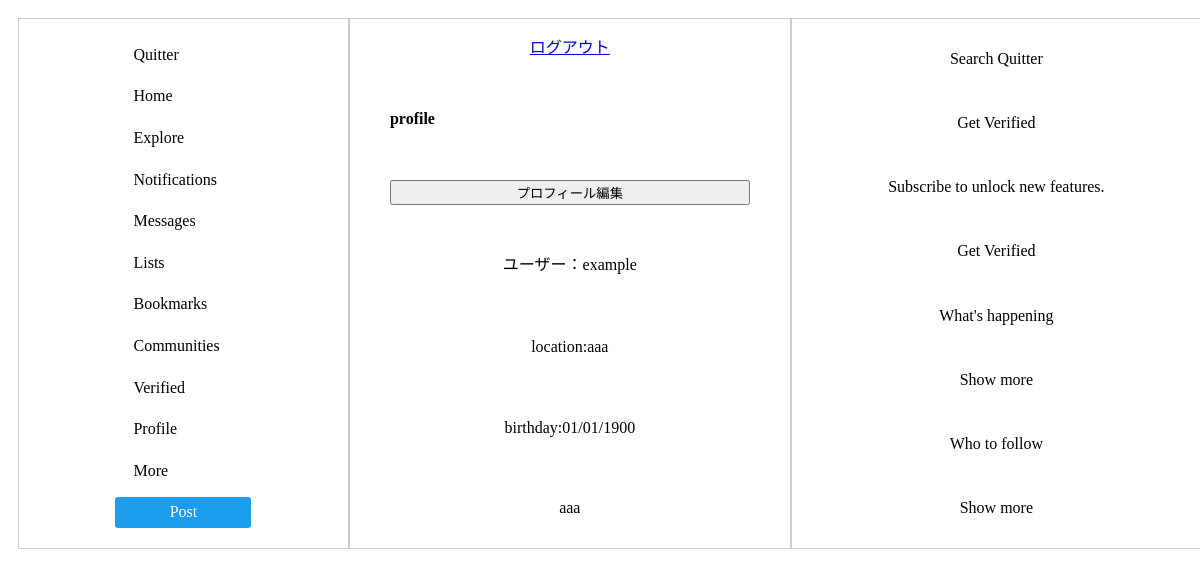
Before: /profile/ (signed in) with the older database file.
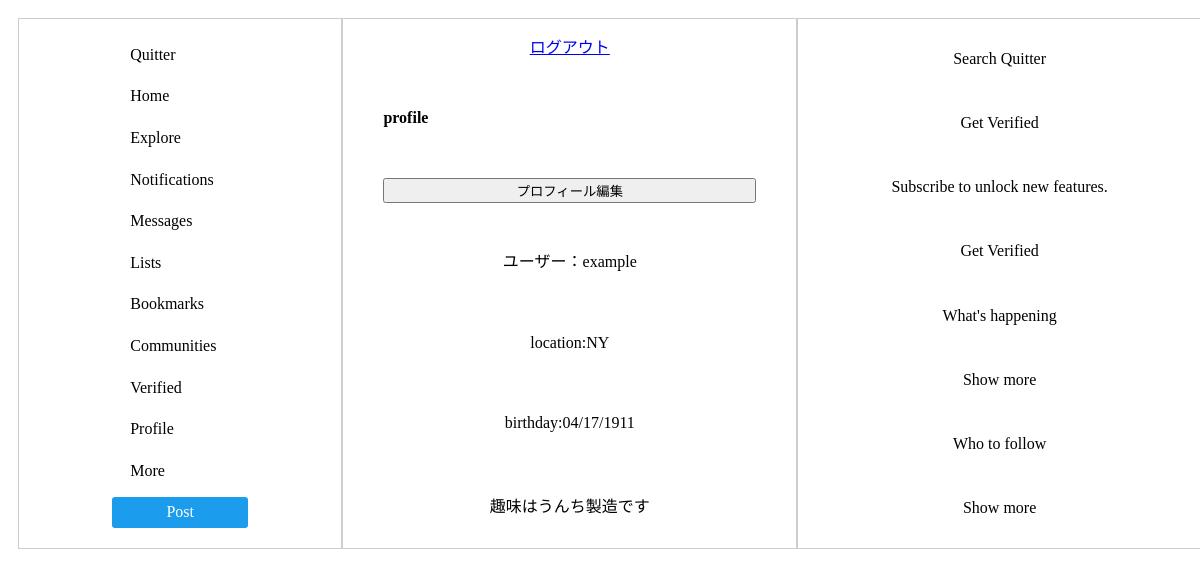
After: the same page with the newer database file.
### accounts/models.py (models this page shows)
class Profile(models.Model):
    user=models.OneToOneField(User, on_delete=models.CASCADE,null=True)
    introduction_text=models.TextField(null=True)
    birthday=models.TextField(null=True)
    location=models.TextField(null=True)

### accounts/views.py (the view, shortened to what this page needs)
# urls.py: path('profile/',profile,name='profile'),
def profile(request):
    username = request.user.username
    form = ProfileForm(request.POST, instance=request.user.profile)
    user_profile = Profile.objects.get(user=request.user)
    return render(request,'profile.html',{'username':username,'form': form,'user_profile':user_profile})

### templates/profile.html (shortened to what this page needs)
{% load static %}
<head>
    <link rel="stylesheet" href="{% static './css/homepage.css' %}">
    <link rel="stylesheet" href="{% static './css/profile.css' %}"
</head>
<body class="lan">
    <div id="flexbox">
        <div class="box-item1">
            <a href="#" class="btn-flat-border left-aligned">Quitter</a>
            <a href="{% url 'home' %}" class="btn-flat-border">Home</a>
            <a href="#" class="btn-flat-border">Explore</a>
            <a href="#" class="btn-flat-border">Notifications</a>
            <a href="#" class="btn-flat-border">Messages</a>
            <a href="#" class="btn-flat-border">Lists</a>
            <a href="#" class="btn-flat-border">Bookmarks</a>
            <a href="#" class="btn-flat-border">Communities</a>
            <a href="#" class="btn-flat-border">Verified</a>
            <p class="btn-flat-border">Profile</p>
            <a href="#" class="btn-flat-border">More</a>
            <a href="#" class="btn-flat-border1">Post</a>
        </div>
        <div class="box-item2">
            <a href="{% url 'user_logout' %}">ログアウト</a>
            <h4>profile</h4>
            <button id="open">プロフィール編集</button>
            <p>ユーザー：{{ username }}</p>
            <p>location:{{ user_profile.location }}</p><p>birthday:{{ user_profile.birthday }}</p>
            <p>{{ user_profile.introduction_text }}</p>
        </div>
        <div class="box-item3">
        <p>Search Quitter</p>
        <p>Get Verified</p>
        <p>Subscribe to unlock new features.</p>
        <p>Get Verified</p>
        <p>What's happening</p>
        <p>Show more</p>
        <p>Who to follow</p>
        <p>Show more</p>
        </div>
    </div>
</body>

Changed rows visible on the page:
changed Profile: location "aaa" → "NY"; birthday "01/01/1900" → "04/17/1911"; introduction_text "aaa" → "趣味はうんち製造です"
